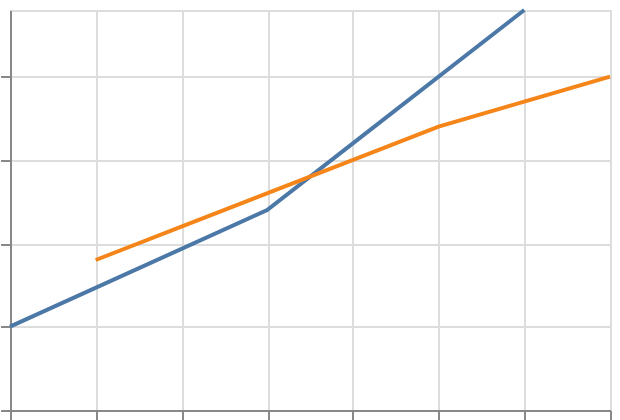

The Vega-Lite source for this figure:
### Vega-Lite specification from a JSON file in a GitHub repository (floating-point values rounded to 4 significant figures)
{"$schema": "https://vega.github.io/schema/vega-lite/v6.json", "padding": 5, "autosize": "none", "width": 300, "height": 200, "data": {"name": "table", "values": [{"c": "A", "g": "p", "x": 1, "y": 2, "v": 5, "t": "2024-01-15", "o": {"v": 3}, "IMDB Rating": 6.1, "d": "x1"}, {"c": "B", "g": "q", "x": 2, "y": 4, "v": 9, "t": "2024-02-20", "o": {"v": 7}, "IMDB Rating": 7.4, "d": "x2"}, {"c": "A", "g": "q", "x": 3, "y": 3, "v": 2, "t": "2024-03-05", "o": {"v": 1}, "IMDB Rating": 5.2, "d": "x1"}, {"c": "C", "g": "p", "x": 4, "y": 6, "v": 7, "t": "2024-05-30", "o": {"v": 4}, "IMDB Rating": 8.8, "d": "x3"}, {"c": "B", "g": "p", "x": 5, "y": 5, "v": 4, "t": "2024-07-11", "o": {"v": 9}, "IMDB Rating": 6.9, "d": "x2"}, {"c": "C", "g": "q", "x": 6, "y": 8, "v": 6, "t": "2024-09-02", "o": {"v": 2}, "IMDB Rating": 7.7, "d": "x3"}, {"c": "A", "g": "p", "x": 7, "y": 7, "v": 8, "t": "2024-11-25", "o": {"v": 5}, "IMDB Rating": 4.4, "d": "x1"}, {"c": "B", "g": "q", "x": 8, "y": 9, "v": 3, "t": "2024-12-31", "o": {"v": 8}, "IMDB Rating": 9.1, "d": "x2"}]}, "transform": [{"window": [{"op": "sum", "field": "v", "as": "cum"}, {"op": "rank", "as": "rk"}], "sort": [{"field": "x"}], "groupby": ["g"], "frame": [null, 0]}], "mark": "line", "encoding": {"x": {"field": "x", "type": "quantitative"}, "y": {"field": "cum", "type": "quantitative"}, "color": {"field": "g", "type": "nominal"}}}
